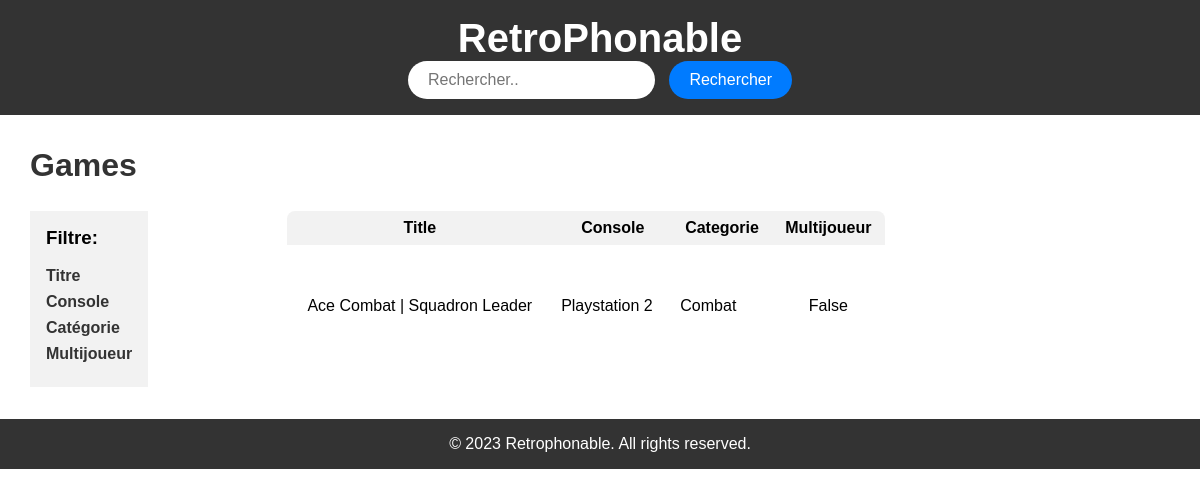
Screenshot of /library/17 with the database file from the repository.
### library/models.py (models this page shows, shortened)
class Game(models.Model):
    console_text = models.CharField(max_length=32)
    title_text = models.CharField(max_length=64)
    category_text = models.CharField(max_length=16)
    multiplayer = models.BooleanField(default=0)

### library/views.py (the view)
# urls.py: path("<int:game_id>", views.GameDetailView, name="gamedetails"),
def GameDetailView(request, game_id):
    game = get_object_or_404(Game, pk=game_id)
    return render(request, "library/detail.html", {"game":game})

### library/templates/library/detail.html (shortened to what this page needs)
<!DOCTYPE html>
<html lang="en">
<head>
</head>
<body>
  <header>
    <h1>RetroPhonable</h1>
    <div class="search-box">
      <form method="POST" action="{% url 'library:ButtonSearch' %}">
        <input type="text" placeholder="Rechercher.." name="search_query" value="{{ search_query }}">
        <button type="submit" name="recherche">Rechercher</button>
      </form>
    </div>
  </header>
  <main>
    <h2><a href="/library/">Games</a></h2>
    <div class="container">
      <div class="sidebar">
        <h3>Filtre:</h3>
        <ul>
          <li><a href="#">Titre</a></li>
          <li><a href="#">Console</a></li>
          <li><a href="#">Catégorie</a></li>
          <li><a href="#">Multijoueur</a></li>
        </ul>
      </div>
      <table>
        <thead>
          <tr>
            <th>Title</th>
            <th>Console</th>
            <th>Categorie</th>
            <th>Multijoueur</th>
          </tr>
        </thead>
        <tbody>
          <tr>
            <td>{{ game.title_text }}</td>
            <td>{{ game.console_text }}</td>
            <td>{{ game.category_text }}</td>
            <td>{{ game.multiplayer }}</td>
          </tr>
        </tbody>
      </table>
    </div>
  </main>
  <footer>
    <p>&copy; 2023 Retrophonable. All rights reserved.</p>
  </footer>
</body>
</html>

### library/templates/library/detail.html (style rules this page uses)
body { margin: 0; font-family: Arial, sans-serif; }
header { background-color: #333; color: #fff; padding: 1em; text-align: center; }
h1 { margin: 0; font-size: 2.5em; }
main { width: 95%; height: 100%; margin: 2em auto; padding: 0 1em; }
h2 { margin-top: 0; font-size: 2em; }
a { color: #333; text-decoration: none; font-weight: bold; }
p { margin: 0; }
footer { background-color: #333; color: #fff; padding: 1em; text-align: center; }
table { border-collapse: collapse; width: 70%; margin-bottom: 20px; }
th, td { text-align: left; padding: 8px; #border: 1px solid #ddd; }
th { background-color: #f2f2f2; text-align: center; }
tr:first-child th:first-child { border-top-left-radius: 8px; text-align: center; }
tr:first-child th:last-child { border-top-right-radius: 8px; text-align: center; }
tr:last-child td:first-child { border-bottom-left-radius: 8px; text-align: center; }
tr:last-child td:last-child { border-bottom-right-radius: 8px; text-align: center; }
.sidebar { top: 0; left: 0; width: 20 %; height: 60%; background-color: #f2f2f2; padding: 1em; box-sizing: border-box; }
.sidebar h3 { margin-top: 0; }
.sidebar ul { list-style: none; padding: 0; margin: 0; }
.sidebar li { margin-bottom: 0.5em; }
.sidebar a { color: #333; text-decoration: none; }
.search-box input[type="text"] { border: none; border-radius: 20px; padding: 10px 20px; font-size: 16px; margin-right: 10px; }
.search-box button[type="submit"] { border: none; border-radius: 20px; padding: 10px 20px; font-size: 16px; background-color: #007bff; color: #fff; cursor: pointer; }
.container { display: flex; flex-direction: row; width: 75%; height: 100%; justify-content: space-between; }

### rows the page displays
Game: title_text "Ace Combat | Squadron Leader", console_text "Playstation 2", category_text "Combat", multiplayer "False"
